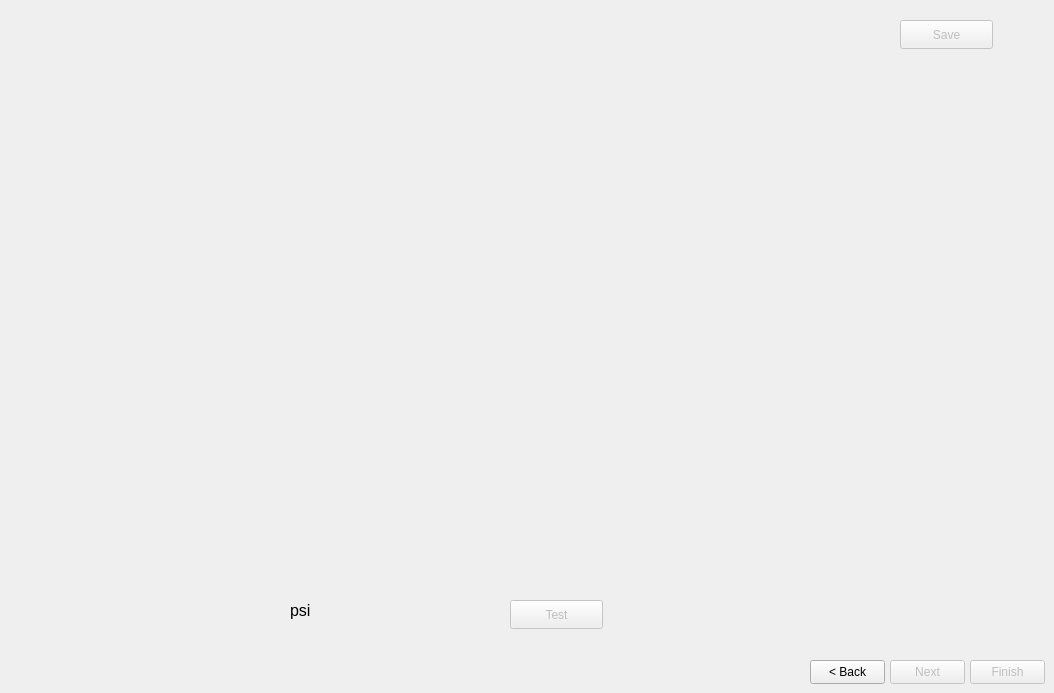
    <widget class="QWidget" name="tab_2">
     <attribute name="title">
      <string>3. Test</string>
     </attribute>
     <widget class="QFrame" name="horizontalFrame_graph">
      <property name="geometry">
       <rect>
        <x>70</x>
        <y>60</y>
        <width>921</width>
        <height>521</height>
       </rect>
      </property>
      <property name="sizePolicy">
       <sizepolicy hsizetype="Preferred" vsizetype="Preferred">
        <horstretch>0</horstretch>
        <verstretch>0</verstretch>
       </sizepolicy>
      </property>
      <property name="font">
       <font>
        <family>Arial</family>
       </font>
      </property>
      <layout class="QHBoxLayout" name="horizontalLayout_2"/>
     </widget>
     <widget class="QPushButton" name="pushButton_save">
      <property name="enabled">
       <bool>false</bool>
      </property>
      <property name="geometry">
       <rect>
        <x>900</x>
        <y>20</y>
        <width>93</width>
        <height>29</height>
       </rect>
      </property>
      <property name="font">
       <font>
        <family>Arial</family>
        <pointsize>9</pointsize>
       </font>
      </property>
      <property name="text">
       <string>Save</string>
      </property>
     </widget>
     <widget class="QPushButton" name="pushButton_back2">
      <property name="geometry">
       <rect>
        <x>810</x>
        <y>660</y>
        <width>75</width>
        <height>24</height>
       </rect>
      </property>
      <property name="font">
       <font>
        <family>Arial</family>
        <pointsize>9</pointsize>
       </font>
      </property>
      <property name="text">
       <string>&lt; Back</string>
      </property>
     </widget>
     <widget class="QPushButton" name="pushButton_next3">
      <property name="enabled">
       <bool>false</bool>
      </property>
      <property name="geometry">
       <rect>
        <x>890</x>
        <y>660</y>
        <width>75</width>
        <height>24</height>
       </rect>
      </property>
      <property name="font">
       <font>
        <family>Arial</family>
        <pointsize>9</pointsize>
       </font>
      </property>
      <property name="text">
       <string>Next</string>
      </property>
     </widget>
     <widget class="QPushButton" name="pushButton_test">
      <property name="enabled">
       <bool>false</bool>
      </property>
      <property name="geometry">
       <rect>
        <x>510</x>
        <y>600</y>
        <width>93</width>
        <height>29</height>
       </rect>
      </property>
      <property name="font">
       <font>
        <family>Arial</family>
        <pointsize>9</pointsize>
       </font>
      </property>
      <property name="text">
       <string>Test</string>
      </property>
     </widget>
     <widget class="QPushButton" name="pushButton_cancel3">
      <property name="enabled">
       <bool>false</bool>
      </property>
      <property name="geometry">
       <rect>
        <x>970</x>
        <y>660</y>
        <width>75</width>
        <height>24</height>
       </rect>
      </property>
      <property name="font">
       <font>
        <family>Arial</family>
        <pointsize>9</pointsize>
       </font>
      </property>
      <property name="text">
       <string>Finish</string>
      </property>
     </widget>
     <widget class="QLabel" name="label_2">
      <property name="geometry">
       <rect>
        <x>290</x>
        <y>600</y>
        <width>63</width>
        <height>20</height>
       </rect>
      </property>
      <property name="font">
       <font>
        <family>Arial</family>
        <pointsize>12</pointsize>
       </font>
      </property>
      <property name="text">
       <string>psi</string>
      </property>
     </widget>
     <widget class="QLabel" name="label_psi">
      <property name="geometry">
       <rect>
        <x>220</x>
        <y>600</y>
        <width>71</width>
        <height>20</height>
       </rect>
      </property>
      <property name="font">
       <font>
        <family>Arial</family>
        <pointsize>12</pointsize>
       </font>
      </property>
      <property name="text">
       <string/>
      </property>
     </widget>
    </widget>
